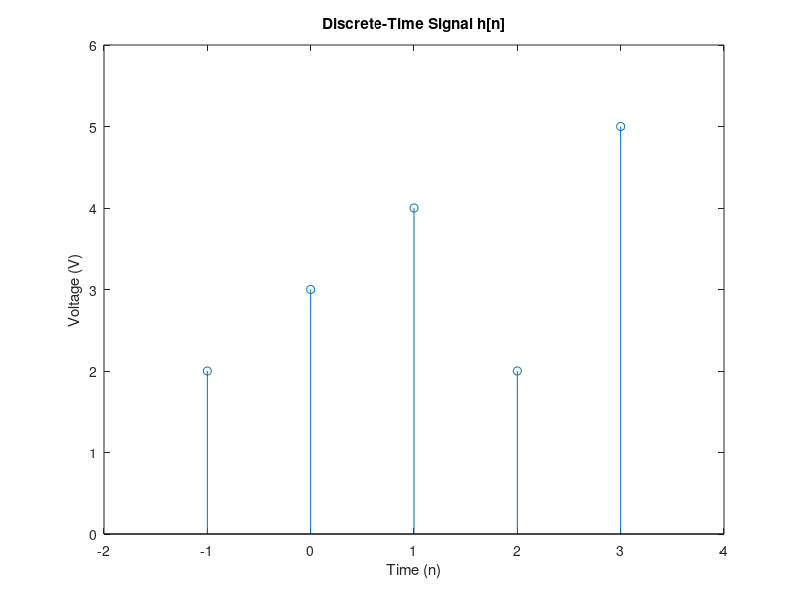
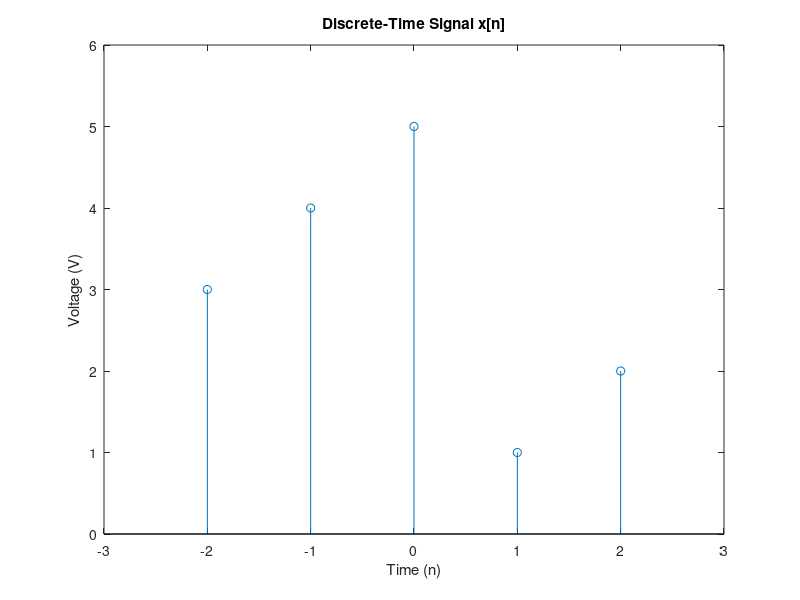
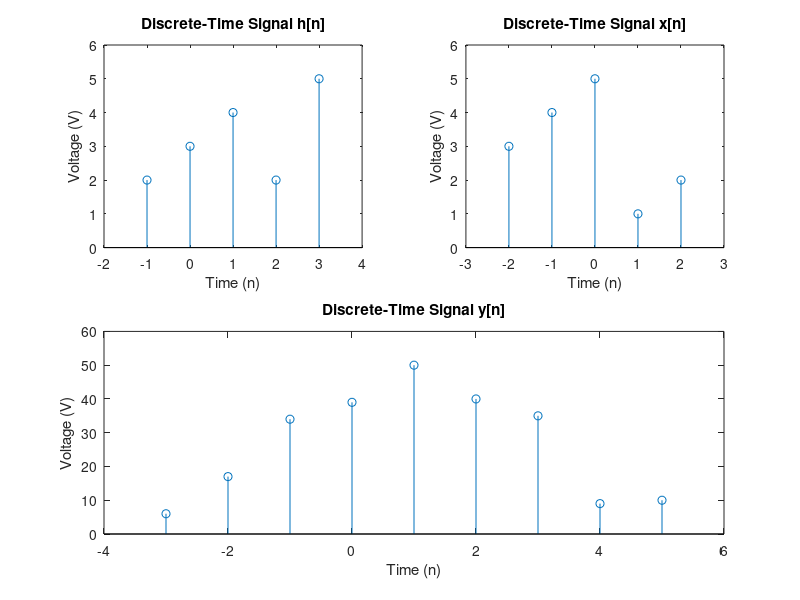

MATLAB code to generate these figures, in order: (Note: this script raises an error after producing the figures.)
% ECE211 Problem Set 03
% Kevin Kerliu
clear;
close all;
clc;
%%
%%%

% Question 2

h2 = [2,3,4,2,5];
h2_start_time = -1;
h2_length = 5;
% support(h) = {-1 <= n <= 3}
h2_time = h2_start_time:(h2_start_time + h2_length - 1);

x2 = [3,4,5,1,2];
x2_start_time = -2;
x2_length = 5;
% support(x) = {-2 <= n <= 2}
x2_time = x2_start_time:(x2_start_time + x2_length - 1);


figure;
stem(h2_time,h2);
title("Discrete-Time Signal h[n]");
xlabel("Time (n)");
ylabel("Voltage (V)");
set(gca, 'XLim', [-2 4]);
set(gca, 'YLim', [0 6]);

figure;
stem(x2_time,x2);
title("Discrete-Time Signal x[n]");
xlabel("Time (n)");
ylabel("Voltage (V)");
set(gca, 'XLim', [-3 3]);
set(gca, 'YLim', [0 6]);

y2 = conv(h2,x2);
% support(y) = {-3 <= n <= 5}
y2_start_time = h2_time(1)+x2_time(1);
y2_end_time = h2_time(end)+x2_time(end);
y2_time = y2_start_time:y2_end_time;

figure;
subplot(2,2,1);
stem(h2_time,h2);
title("Discrete-Time Signal h[n]");
xlabel("Time (n)");
ylabel("Voltage (V)");
set(gca, 'XLim', [-2 4]);
set(gca, 'YLim', [0 6]);

subplot(2,2,2);
stem(x2_time,x2);
title("Discrete-Time Signal x[n]");
xlabel("Time (n)");
ylabel("Voltage (V)");
set(gca, 'XLim', [-3 3]);
set(gca, 'YLim', [0 6]);

subplot(2,2,[3,4]);
stem(y2_time,y2);
title("Discrete-Time Signal y[n]");
xlabel("Time (n)");
ylabel("Voltage (V)");
set(gca, 'XLim', [-4 6]);
set(gca, 'YLim', [0 60]);

%%%
%%
%%%

% Question 3

% PART A

% SEE dec.m AND ups.m

% PART B

universal_start_time = 0;

g3 = [2,1,3,4];
g3_length = 4;
g3_time = universal_start_time:(universal_start_time + g3_length - 1);

h3 = ups(4, g3);
h3_length = 16;
h3_time = universal_start_time:(universal_start_time + h3_length - 1);

x3 = randi([-2 2], 1, 10);
x3_length = 10;
x3_time = universal_start_time:(universal_start_time + x3_length - 1);

figure;
subplot(2,2,1);
stem(g3_time,g3);
title("Discrete-Time Signal g[n]");
xlabel("Time (n)");
ylabel("Voltage (V)");
set(gca, 'XLim', [-1 4]);
set(gca, 'YLim', [0 5]);

subplot(2,2,2);
stem(h3_time,h3);
title("Discrete-Time Signal h[n]");
xlabel("Time (n)");
ylabel("Voltage (V)");
set(gca, 'XLim', [-1 16]);
set(gca, 'YLim', [0 5]);

subplot(2,2,[3,4]);
stem(x3_time,x3);
title("Discrete-Time Signal x[n]");
xlabel("Time (n)");
ylabel("Voltage (V)");
set(gca, 'XLim', [-1 10]);
set(gca, 'YLim', [-3 3]);

% PART C

x3_ups_then_dec = dec(4,ups(4,x3));
x3_dec_then_ups = ups(4,dec(4,x3));

figure;
subplot(2,2,[1,2]);
stem(x3_time, x3_ups_then_dec);
title("Discrete-Time Signal x ups/dec[n]");
xlabel("Time (n)");
ylabel("Voltage (V)");
set(gca, 'XLim', [-1 10]);
set(gca, 'YLim', [-3 3]);

subplot(2,2,[3,4]);
stem(0:length(x3_dec_then_ups)-1, x3_dec_then_ups);
title("Discrete-Time Signal x dec/ups[n]");
xlabel("Time (n)");
ylabel("Voltage (V)");
set(gca, 'XLim', [-1 10]);
set(gca, 'YLim', [-3 3]);

% PART D

d1 = dec(4,conv(h3,x3));
d2 = conv(g3,dec(4,x3));

figure;
subplot(2,2,[1,2]);
stem(0:length(d1)-1, d1);
title("Discrete-Time Signal d1[n]");
xlabel("Time (n)");
ylabel("Voltage (V)");
set(gca, 'XLim', [-1 6]);
set(gca, 'YLim', [-6 6]);

subplot(2,2,[3,4]);
stem(0:length(d2)-1, d2);
title("Discrete-Time Signal d2[n]");
xlabel("Time (n)");
ylabel("Voltage (V)");
set(gca, 'XLim', [-1 6]);
set(gca, 'YLim', [-6 6]);

% PART E

u1 = conv(h3,ups(4,x3));
u2 = ups(4,conv(g3,x3));

figure;
subplot(2,2,[1,2]);
stem(0:length(u1)-1, u1);
title("Discrete-Time Signal u1[n]");
xlabel("Time (n)");
ylabel("Voltage (V)");
set(gca, 'XLim', [-1 52]);
set(gca, 'YLim', [-15 15]);

subplot(2,2,[3,4]);
stem(0:length(u2)-1, u2);
title("Discrete-Time Signal u2[n]");
xlabel("Time (n)");
ylabel("Voltage (V)");
set(gca, 'XLim', [-1 52]);
set(gca, 'YLim', [-15 15]);

%%%
%%